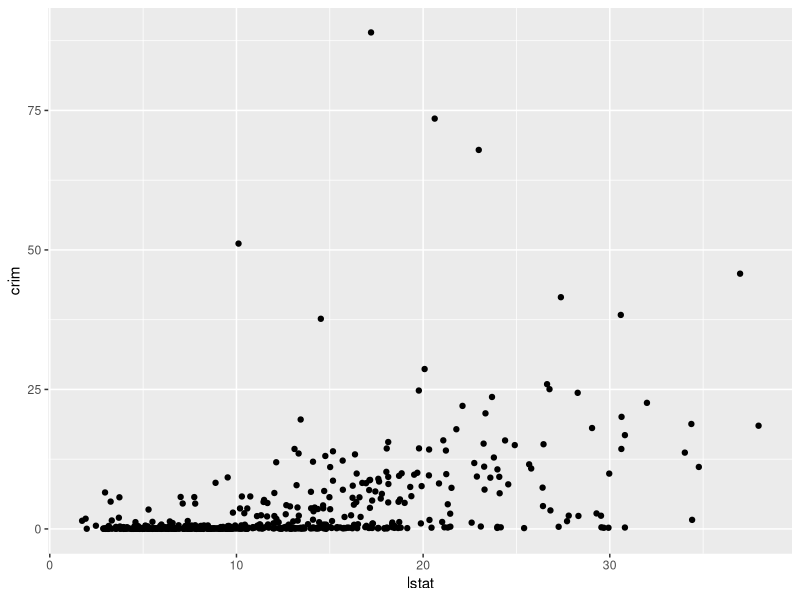

This chart was generated by the following R code:
library(tidyverse)
library(MASS)
library(broom)

data("Boston")

Boston <- Boston %>% as_tibble()

Boston %>% glimpse()

vars <- Boston %>% colnames() %>% setdiff(c("crim", "chas"))

cross_df(list(
  var = vars,
  order = 1:3
)) %>% 
  mutate(
    formula = map2_chr(var, order, ~str_c("crim ~ poly(", .x, ",", .y, ")")), 
    model = formula %>% map(~(lm(., Boston))),
    glance = model %>% map(glance)
  ) %>% 
  unnest(glance) %>% 
  group_by(var) %>% 
  filter(BIC == min(BIC)) 

ggplot(Boston, aes(lstat, crim)) + geom_point()
